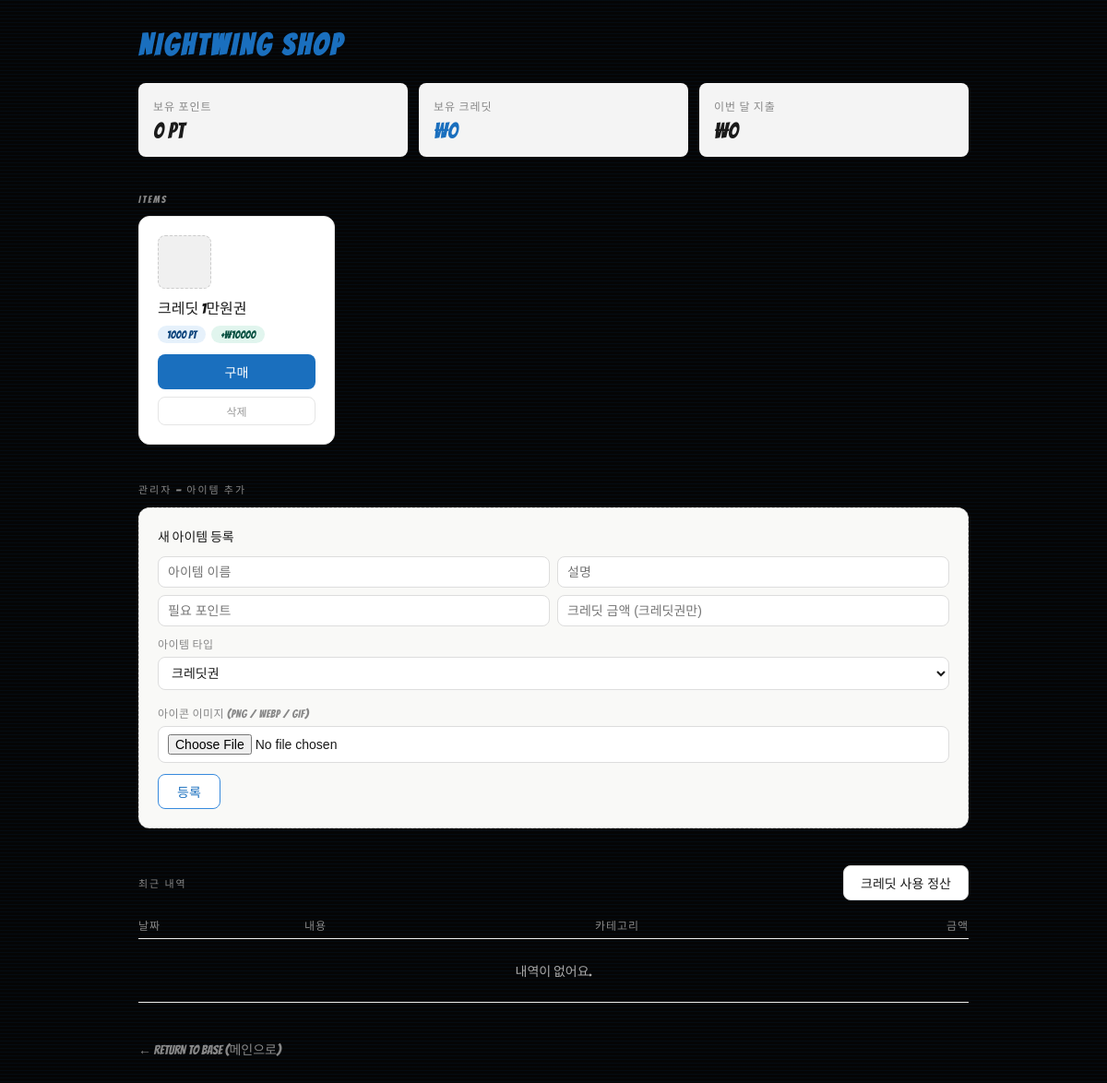
The page /shop/ (signed in) on the database its author committed.
### accounts/models.py (models this page shows, shortened)
class User(AbstractUser):
    nickname = models.CharField(max_length=50, unique=True)
    REQUIRED_FIELDS = ['nickname', 'email']
    points = models.PositiveIntegerField(default=0)
    exp = models.PositiveIntegerField(default=0)
    streak_count = models.PositiveIntegerField(default=0)
    credits = models.PositiveIntegerField(default=0)
    profile_image = models.ImageField(upload_to='profile_images/', blank=True, null=True)
    theme_preference = models.CharField(max_length=20, default='default')

### shop/models.py (models this page shows, shortened)
class ShopItem(models.Model):
    ITEM_TYPE_CHOICES = [
        ('credit', '크레딧'),
        ('inventory', '아이템'),
    ]
    name = models.CharField(max_length=100)
    description = models.TextField(blank=True)
    item_type = models.CharField(
        max_length=20,
        choices=ITEM_TYPE_CHOICES,
        default='credit',
    )
    price_points = models.PositiveIntegerField()
    credit_amount = models.PositiveIntegerField(
        null=True,
        blank=True,
        help_text="item_type이 'credit'일 때만 입력",
    )
    image = models.ImageField(
        upload_to='shop_items/',
        null=True,
        blank=True,
        help_text="PNG, WebP 권장",
    )
    is_active = models.BooleanField(default=True)

### shop/views.py (the view)
# urls.py: path('shop/', include('shop.urls')),
@login_required
def shop(request):
    user = request.user
    today = localdate()
    items = ShopItem.objects.filter(is_active=True)
    recent_purchases = Purchase.objects.filter(user=user).order_by('-purchased_at')[:10]
    credit_logs = CreditLog.objects.filter(user=user).order_by('-spent_at')[:10]
    this_month_spent = CreditLog.objects.filter(
        user=user,
        spent_at__year=today.year,
        spent_at__month=today.month,
    ).aggregate(total=Sum('amount'))['total'] or 0
    context = {
        'items': items,
        'recent_purchases': recent_purchases,
        'credit_logs': credit_logs,
        'this_month_spent': this_month_spent,
    }
    return render(request, 'shop/shop.html', context)

### shop/templates/shop/shop.html (shortened to what this page needs)
{% load static %}
<!DOCTYPE html>
<html lang="ko">
<head>
    <link rel="stylesheet" href="{% static 'core/css/index.css' %}">
    <link rel="stylesheet" href="{% static 'shop/css/shop.css' %}">
</head>
<body>
<div class="shop-container">
    <h1 class="shop-title">NIGHTWING SHOP</h1>
    <div class="stat-grid">
        <div class="stat-box">
            <p class="stat-label">보유 포인트</p>
            <p class="stat-value">{{ request.user.points }} pt</p>
        </div>
        <div class="stat-box">
            <p class="stat-label">보유 크레딧</p>
            <p class="stat-value blue">₩{{ request.user.credits }}</p>
        </div>
        <div class="stat-box">
            <p class="stat-label">이번 달 지출</p>
            <p class="stat-value">₩{{ this_month_spent }}</p>
        </div>
    </div>
    <p class="section-title">Items</p>
    <div class="item-grid">
        {% for item in items %}
        <div class="item-card">
            {% if item.image %}
                <img src="{{ item.image.url }}" alt="{{ item.name }}" class="item-icon">
            {% else %}
                <div class="item-icon-placeholder"></div>
            {% endif %}
            <p class="item-name">{{ item.name }}</p>
            <div class="badge-row">
                <span class="badge badge-pt">{{ item.price_points }} pt</span>
                {% if item.item_type == 'credit' and item.credit_amount %}
                    <span class="badge badge-cr">+₩{{ item.credit_amount }}</span>
                {% elif item.item_type == 'inventory' %}
                    <span class="badge badge-inv">인벤토리</span>
                {% endif %}
            </div>
            <form method="post" action="{% url 'shop:buy_item' item.id %}">
                <button type="submit" class="btn-buy">구매</button>
            </form>
            {% if request.user.is_staff %}
            <form method="post" action="{% url 'shop:delete_item' item.id %}">
                <button type="submit" class="btn-delete"
                        onclick="return confirm('{{ item.name }}을(를) 삭제할까요?')">
                    삭제
                </button>
            </form>
            {% endif %}
        </div>
        {% empty %}
            <p style="color:#888;font-size:14px;">등록된 아이템이 없어요.</p>
        {% endfor %}
    </div>
    {% if request.user.is_staff %}
    <p class="section-title">관리자 — 아이템 추가</p>
    <div class="add-item-form">
        <p class="add-title">새 아이템 등록</p>
        <form method="post" action="{% url 'shop:add_item' %}" enctype="multipart/form-data">
            <div class="add-item-grid">
                <input type="text" name="name" placeholder="아이템 이름" required>
                <input type="text" name="description" placeholder="설명">
                <input type="number" name="price_points" placeholder="필요 포인트" min="1" required>
                <input type="number" name="credit_amount" placeholder="크레딧 금액 (크레딧권만)" min="1">
            </div>
            <div class="add-item-extra">
                <label class="add-label">아이템 타입</label>
                <select name="item_type" id="item-type-select" onchange="toggleCreditField(this.value)">
                    <option value="credit">크레딧권</option>
                </select>
                <label class="add-label" style="margin-top:10px">아이콘 이미지 (PNG / WebP / GIF)</label>
                <input type="file" name="image" accept=".png,.webp,.gif,.jpg,.jpeg">
            </div>
            <button type="submit" class="btn-add-item">등록</button>
        </form>
    </div>
    {% endif %}
    <div class="spend-bar">
        <p class="section-title" style="margin:0">최근 내역</p>
        <button class="btn-spend" onclick="openModal()">크레딧 사용 정산</button>
    </div>
    <table class="log-table">
        <thead>
            <tr>
                <th style="width:20%">날짜</th>
                <th style="width:35%">내용</th>
                <th style="width:20%">카테고리</th>
                <th style="width:25%;text-align:right">금액</th>
            </tr>
        </thead>
        <tbody>
            {% if not credit_logs and not recent_purchases %}
            <tr>
                <td colspan="4" style="color:#aaa;text-align:center;padding:1.5rem 0">내역이 없어요.</td>
            </tr>
            {% endif %}
        </tbody>
    </table>
    <div class="footer-link-container">
        <a href="{% url 'index' %}" class="return-link">← RETURN TO BASE (메인으로)</a>
    </div>
</div>
</body>
</html>

### core/static/core/css/index.css (style rules this page uses)
:root { --nw-blue: #0084ff; --nw-black: #050505; --nw-dark-blue: #001a33; }
body { background-color: var(--nw-black); background-image: linear-gradient(rgba(0, 132, 255, 0.05) 1px, transparent 1px), radial-gradient(var(--nw-dark-blue) 0.5px, transparent 0.5px); background-size: 100% 4px, 20px 20px; font-family: 'Bangers', cursive; color: white; margin: 0; min-height: 100vh; }

### shop/static/shop/css/shop.css (style rules this page uses)
:root { --nw-blue: #1a6fbe; --nw-blue-dark: #0c447c; --nw-blue-light: #e6f1fb; --nw-blue-border: #378add; }
.shop-container { max-width: 900px; margin: 0 auto; padding: 2rem 1.5rem; }
.shop-title { font-family: 'Bangers', cursive; font-size: 2rem; letter-spacing: 3px; color: var(--nw-blue); margin: 0 0 1.5rem; }
.stat-grid { display: grid; grid-template-columns: repeat(auto-fit, minmax(140px, 1fr)); gap: 12px; margin-bottom: 2.5rem; }
.stat-box { background: #f4f4f4; border-radius: 8px; padding: 1rem; }
.stat-box .stat-label { font-size: 12px; color: #888; margin: 0 0 6px; letter-spacing: 1px; text-transform: uppercase; }
.stat-box .stat-value { font-size: 24px; font-weight: 500; color: #1a1a1a; margin: 0; }
.stat-box .stat-value.blue { color: var(--nw-blue); }
.section-title { font-size: 11px; letter-spacing: 2px; text-transform: uppercase; color: #888; margin: 0 0 12px; }
.item-grid { display: grid; grid-template-columns: repeat(auto-fill, minmax(200px, 1fr)); gap: 16px; margin-bottom: 2.5rem; }
.item-card { background: #fff; border: 1px solid #e5e5e5; border-radius: 12px; padding: 1.25rem; display: flex; flex-direction: column; gap: 8px; }
.item-icon-placeholder { width: 56px; height: 56px; border-radius: 8px; background: #f0f0f0; border: 1px dashed #ccc; }
.item-card .item-name { font-size: 16px; font-weight: 500; color: #1a1a1a; margin: 0; }
.badge-row { display: flex; gap: 6px; flex-wrap: wrap; }
.badge { font-size: 12px; padding: 3px 10px; border-radius: 20px; font-weight: 500; }
.badge-pt { background: var(--nw-blue-light); color: var(--nw-blue-dark); }
.badge-cr { background: #e1f5ee; color: #085041; }
.btn-buy { margin-top: 4px; width: 100%; padding: 9px; border-radius: 8px; background: var(--nw-blue); border: none; color: #fff; font-size: 14px; font-weight: 500; cursor: pointer; transition: background 0.15s; }
.btn-delete { width: 100%; padding: 6px; border-radius: 8px; background: none; border: 1px solid #e5e5e5; color: #999; font-size: 12px; cursor: pointer; transition: border-color 0.15s, color 0.15s; }
.add-item-form { background: #f9f9f7; border: 1px dashed #ccc; border-radius: 12px; padding: 1.25rem; margin-bottom: 2.5rem; }
.add-item-form .add-title { font-size: 14px; font-weight: 500; color: #1a1a1a; margin: 0 0 12px; }
.add-item-grid { display: grid; grid-template-columns: 1fr 1fr; gap: 8px; margin-bottom: 10px; }
.add-item-grid input { padding: 8px 10px; border: 1px solid #ddd; border-radius: 8px; font-size: 14px; width: 100%; box-sizing: border-box; background: #fff; color: #1a1a1a; }
.add-item-extra { display: flex; flex-direction: column; gap: 6px; margin-bottom: 12px; }
.add-item-extra select, .add-item-extra input[type="file"] { padding: 8px 10px; border: 1px solid #ddd; border-radius: 8px; font-size: 14px; background: #fff; color: #1a1a1a; width: 100%; box-sizing: border-box; }
.add-label { font-size: 12px; color: #888; letter-spacing: 0.5px; }
.btn-add-item { padding: 8px 20px; border: 1px solid var(--nw-blue-border); border-radius: 8px; background: #fff; color: var(--nw-blue); font-size: 14px; cursor: pointer; transition: background 0.15s; }
.spend-bar { display: flex; justify-content: space-between; align-items: center; margin-bottom: 12px; }
.btn-spend { padding: 8px 18px; border: 1px solid #ddd; border-radius: 8px; background: #fff; color: #1a1a1a; font-size: 14px; cursor: pointer; transition: border-color 0.15s; }
.log-table { width: 100%; border-collapse: collapse; font-size: 14px; margin-bottom: 2.5rem; table-layout: fixed; }
.log-table th { text-align: left; color: #888; font-weight: 400; font-size: 12px; padding: 6px 0; border-bottom: 1px solid #eee; letter-spacing: 1px; text-transform: uppercase; }
.log-table td { padding: 10px 0; border-bottom: 1px solid #f0f0f0; color: #1a1a1a; overflow: hidden; text-overflow: ellipsis; white-space: nowrap; }
.footer-link-container { margin-top: 2rem; }
.return-link { font-size: 14px; color: #888; text-decoration: none; }

### rows shown on the page
User: user.points "0", user.credits "0"
ShopItem: name "크레딧 1만원권", price_points "1000", credit_amount "10000"

### other values the page prints
{{ this_month_spent }} "0"
